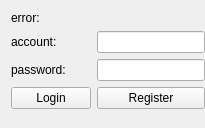
<?xml version="1.0" encoding="UTF-8"?>
<ui version="4.0">
 <class>login</class>
 <widget class="QWidget" name="login">
  <property name="geometry">
   <rect>
    <x>0</x>
    <y>0</y>
    <width>205</width>
    <height>128</height>
   </rect>
  </property>
  <property name="windowTitle">
   <string>Form</string>
  </property>
  <layout class="QFormLayout" name="formLayout_2">
   <item row="0" column="0">
    <layout class="QVBoxLayout" name="verticalLayout">
     <item>
      <widget class="QLabel" name="label">
       <property name="text">
        <string>error:</string>
       </property>
      </widget>
     </item>
     <item>
      <layout class="QFormLayout" name="formLayout">
       <item row="0" column="0">
        <widget class="QLabel" name="errorLabel">
         <property name="text">
          <string>account:</string>
         </property>
        </widget>
       </item>
       <item row="0" column="1">
        <widget class="QLineEdit" name="accountLineEdit">
         <property name="text">
          <string/>
         </property>
        </widget>
       </item>
       <item row="1" column="0">
        <widget class="QLabel" name="passwordLabel">
         <property name="text">
          <string>password:</string>
         </property>
        </widget>
       </item>
       <item row="1" column="1">
        <widget class="QLineEdit" name="passwordLineEdit">
         <property name="text">
          <string/>
         </property>
         <property name="echoMode">
          <enum>QLineEdit::Password</enum>
         </property>
        </widget>
       </item>
       <item row="2" column="0">
        <widget class="QPushButton" name="login_button">
         <property name="text">
          <string>Login</string>
         </property>
        </widget>
       </item>
       <item row="2" column="1">
        <widget class="QPushButton" name="register_button">
         <property name="text">
          <string>Register</string>
         </property>
        </widget>
       </item>
      </layout>
     </item>
    </layout>
   </item>
  </layout>
 </widget>
 <resources/>
 <connections/>
</ui>
